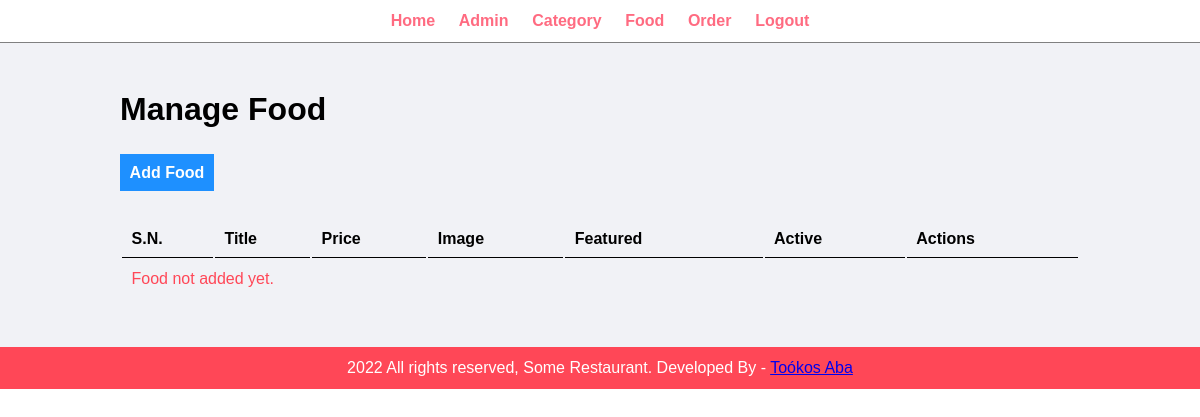
The app's page /admin/manage-food.php (signed in), older data.
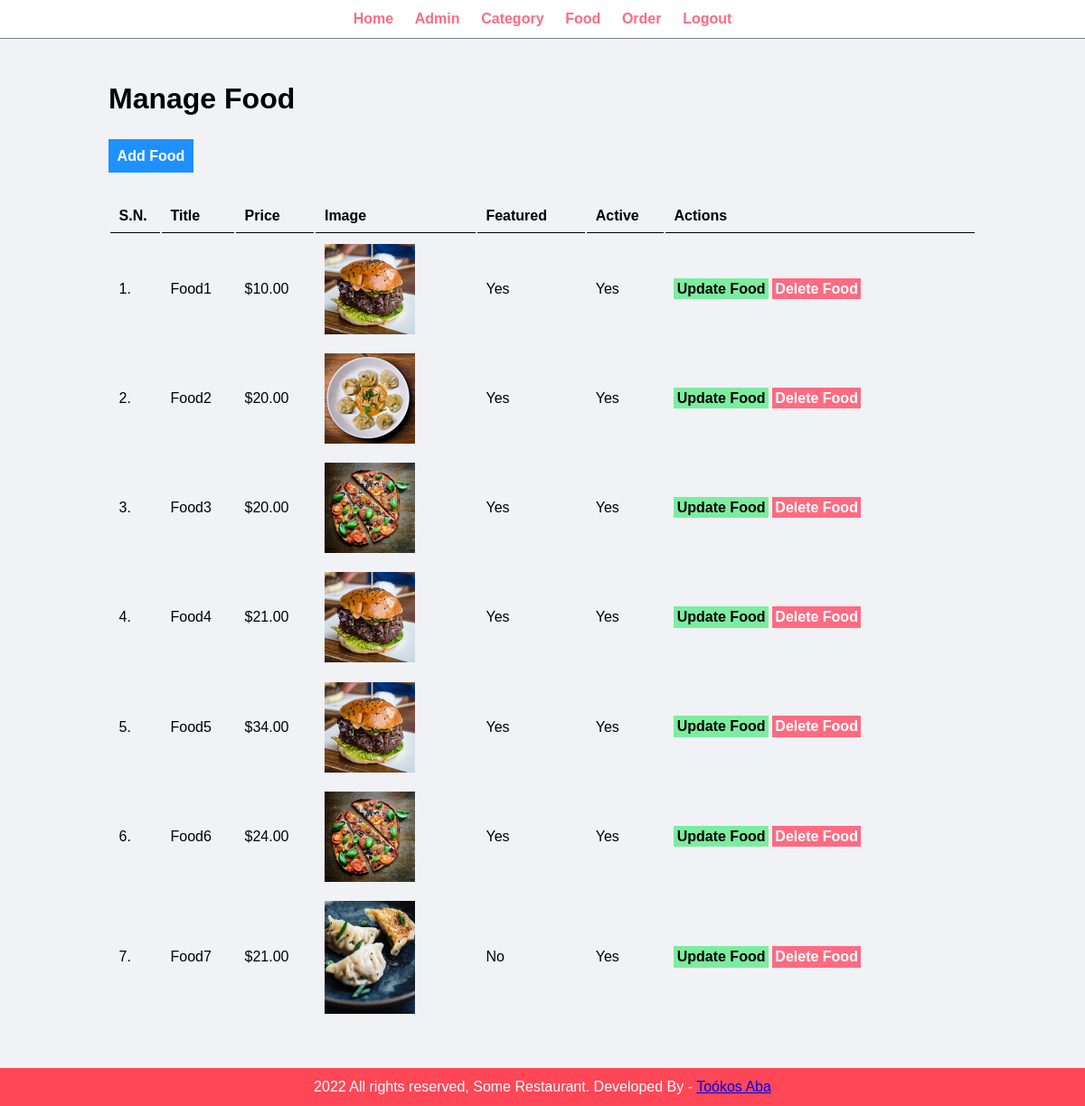
The same page, newer data.
### tables this page shows
CREATE TABLE `tbl_food` (
  `id` int(10) UNSIGNED NOT NULL,
  `title` varchar(100) NOT NULL,
  `description` text NOT NULL,
  `price` decimal(10,2) NOT NULL,
  `image_name` varchar(255) NOT NULL,
  `category_id` int(10) UNSIGNED NOT NULL,
  `featured` varchar(10) NOT NULL,
  `active` varchar(10) NOT NULL
);

### admin/manage-food.php (the view, shortened to what this page needs)
<?php include('partials/menu.php'); ?>
<div class="main-content">
    <div class="wrapper">
        <h1>Manage Food</h1>
        <br>
        <br>
        <a href="<?php echo SITEURL; ?>admin/add-food.php" class="btn-primary">Add Food</a>
        <br>
        <br>
        <br>
        <table class="tbl-full">
            <tr>
                <th>S.N.</th>
                <th>Title</th>
                <th>Price</th>
                <th>Image</th>
                <th>Featured</th>
                <th>Active</th>
                <th>Actions</th>
            </tr>
            <?php
            $sql = "SELECT * FROM tbl_food";
            $res = mysqli_query($conn, $sql);
            $count = mysqli_num_rows($res);
            $sn = 1;
            if ($count>0)
            {
                while ($row=mysqli_fetch_assoc($res))
                {
                    $id = $row['id'];
                    $title = $row['title'];
                    $price = $row['price'];
                    $image_name = $row['image_name'];
                    $featured = $row['featured'];
                    $active = $row['active'];
                    ?>
                        <tr>
                            <td><?php echo $sn++; ?>. </td>
                            <td><?php echo $title; ?></td>
                            <td>$<?php echo $price; ?></td>
                            <td>
                            <?php
                            if ($image_name=="")
                            {
                                echo "<div class='error'>Image not added.</div>";
                            }
                            else
                            {
                                ?>
                                <img src="<?php echo SITEURL; ?>images/food/<?php echo $image_name; ?>" width="100px">
                                <?php
                            }
                            ?>
                            </td>
                            <td><?php echo $featured; ?></td>
                            <td><?php echo $active; ?></td>
                            <td>
                                <a href="<?php echo SITEURL; ?>admin/update-food.php?id=<?php echo $id; ?>" class="btn-secondary">Update Food</a>
                                <a href="<?php echo SITEURL; ?>admin/delete-food.php?id=<?php echo $id; ?>&image_name=<?php echo $image_name; ?>" class="btn-danger">Delete Food</a>
                            </td>
                        </tr>
                    <?php
                }
            }
            else
            {
                echo "<tr><td colspan='7' class='error'> Food not added yet. </td></tr>";
            }
            ?>
        </table>
    </div>
</div>
<?php include('partials/footer.php'); ?>

### admin/partials/menu.php (shortened to what this page needs)
<html>
<head>
    <link rel="stylesheet" href="../css/admin.css">
</head>
<body>
    <div class="menu text-center">
        <div class="wrapper">
            <ul>
                <li><a href="index.php">Home</a></li>
                <li><a href="manage-admin.php">Admin</a></li>
                <li><a href="manage-category.php">Category</a></li>
                <li><a href="manage-food.php">Food</a></li>
                <li><a href="manage-order.php">Order</a></li>
                <li><a href="logout.php">Logout</a></li>
            </ul>
        </div>
    </div>

### admin/partials/footer.php
<div class="footer">
        <div class="wrapper">
            <p class="text-center">2022 All rights reserved, Some Restaurant. Developed By - <a href="#">Toókos Aba</a></p>
        </div>
    </div>
</body>
</html>

### css/admin.css (style rules this page uses)
* { margin: 0; padding: 0; font-family: Arial, Helvetica, sans-serif; }
.wrapper { padding: 1%; width: 80%; margin: 0 auto; }
.text-center { text-align: center; }
.tbl-full { width: 100%; text-align: left; }
table tr th { border-bottom: 1px solid black; padding: 1%; }
table tr td { padding: 1%; }
.btn-primary { background-color: #1e90ff; padding: 1%; color: white; text-decoration: none; font-weight: bold; }
.btn-secondary { background-color: #7bed9f; padding: 1%; color: black; text-decoration: none; font-weight: bold; }
.btn-danger { background-color: #ff6b81; padding: 1%; color: white; text-decoration: none; font-weight: bold; }
.menu { border-bottom: 1px solid grey; }
.menu ul { list-style: none; }
.menu ul li { display: inline; padding: 1%; }
.menu ul li a { text-decoration: none; font-weight: bold; color:#ff6b81; }
.main-content { background-color: #f1f2f6; padding: 3% 0; }
.footer { background-color: #ff4757; color: white; }
.error { color: #ff4757; }

Row changes from the older to the newer data that the page shows:
added tbl_food: title "Food1", price "10.00", image_name (picture), featured "Yes", active "Yes"
added tbl_food: title "Food2", price "20.00", image_name (picture), featured "Yes", active "Yes"
added tbl_food: title "Food3", price "20.00", image_name (picture), featured "Yes", active "Yes"
added tbl_food: title "Food4", price "21.00", image_name (picture), featured "Yes", active "Yes"
added tbl_food: title "Food5", price "34.00", image_name (picture), featured "Yes", active "Yes"
added tbl_food: title "Food6", price "24.00", image_name (picture), featured "Yes", active "Yes"
added tbl_food: title "Food7", price "21.00", image_name (picture), featured "No", active "Yes"
Text that changed along with them:
text no longer shown: "Food not added yet."
